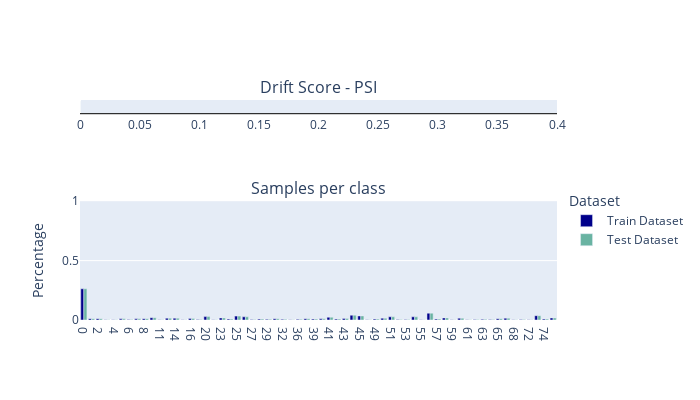
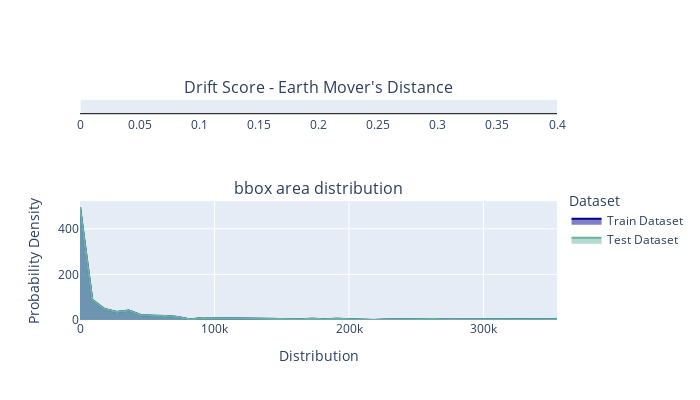
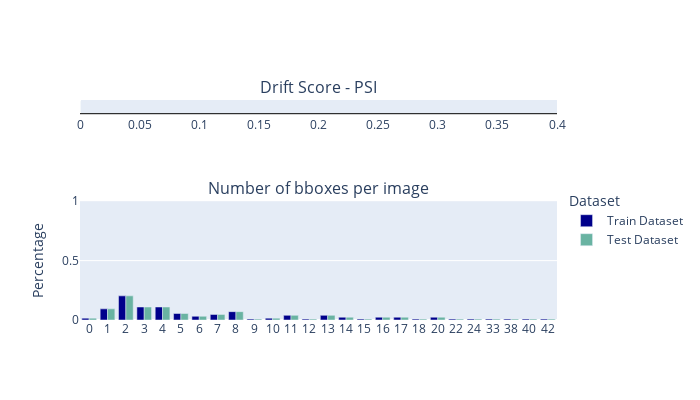

Source (notebook cell) for these figures, in order:
### Code cell
check = TrainTestLabelDrift()
check.run(train_ds, test_ds)

### Figure 1 — Plotly figure (JSON) as saved in the notebook; plotly's stock layout.template omitted (floating-point values rounded to 4 significant figures)
{"data": [{"base": 0, "marker": {"color": "#01B8AA"}, "offsetgroup": "0", "orientation": "h", "showlegend": false, "type": "bar", "x": [0], "xaxis": "x", "y": ["Drift Score"], "yaxis": "y"}, {"marker": {"color": "darkblue"}, "name": "Train Dataset", "type": "bar", "x": [0, 1, 2, 3, 4, 5, 6, 7, 8, 9, 11, 13, 14, 15, 16, 17, 20, 22, 23, 24, 25, 26, 27, 28, 29, 31, 32, 34, 36, 38, 39, 40, 41, 42, 43, 44, 45, 48, 49, 50, 51, 52, 53, 54, 55, 56, 57, 58, 59, 60, 61, 62, 63, 64, 65, 67, 68, 71, 72, 73, 74, 77], "xaxis": "x2", "y": [0.263, 0.01152, 0.01152, 0.001919, 0.001919, 0.009597, 0.003839, 0.009597, 0.01152, 0.01919, 0.001919, 0.01536, 0.01536, 0.001919, 0.01344, 0.003839, 0.02879, 0.001919, 0.01727, 0.007678, 0.03263, 0.02687, 0.003839, 0.007678, 0.005758, 0.01152, 0.005758, 0.001919, 0.005758, 0.01152, 0.007678, 0.009597, 0.02303, 0.007678, 0.01344, 0.04031, 0.03455, 0.001919, 0.007678, 0.01536, 0.02687, 0.003839, 0.003839, 0.02687, 0.001919, 0.05758, 0.007678, 0.01727, 0.001919, 0.01536, 0.001919, 0.003839, 0.005758, 0.003839, 0.01152, 0.01536, 0.001919, 0.003839, 0.001919, 0.03647, 0.007678, 0.01727], "yaxis": "y2"}, {"marker": {"color": "#69b3a2"}, "name": "Test Dataset", "type": "bar", "x": [0, 1, 2, 3, 4, 5, 6, 7, 8, 9, 11, 13, 14, 15, 16, 17, 20, 22, 23, 24, 25, 26, 27, 28, 29, 31, 32, 34, 36, 38, 39, 40, 41, 42, 43, 44, 45, 48, 49, 50, 51, 52, 53, 54, 55, 56, 57, 58, 59, 60, 61, 62, 63, 64, 65, 67, 68, 71, 72, 73, 74, 77], "xaxis": "x2", "y": [0.263, 0.01152, 0.01152, 0.001919, 0.001919, 0.009597, 0.003839, 0.009597, 0.01152, 0.01919, 0.001919, 0.01536, 0.01536, 0.001919, 0.01344, 0.003839, 0.02879, 0.001919, 0.01727, 0.007678, 0.03263, 0.02687, 0.003839, 0.007678, 0.005758, 0.01152, 0.005758, 0.001919, 0.005758, 0.01152, 0.007678, 0.009597, 0.02303, 0.007678, 0.01344, 0.04031, 0.03455, 0.001919, 0.007678, 0.01536, 0.02687, 0.003839, 0.003839, 0.02687, 0.001919, 0.05758, 0.007678, 0.01727, 0.001919, 0.01536, 0.001919, 0.003839, 0.005758, 0.003839, 0.01152, 0.01536, 0.001919, 0.003839, 0.001919, 0.03647, 0.007678, 0.01727], "yaxis": "y2"}], "layout": {"annotations": [{"font": {"size": 16}, "showarrow": false, "text": "Drift Score - PSI", "x": 0.5, "xanchor": "center", "xref": "paper", "y": 1, "yanchor": "bottom", "yref": "paper"}, {"font": {"size": 16}, "showarrow": false, "text": "Samples per class", "x": 0.5, "xanchor": "center", "xref": "paper", "y": 0.54, "yanchor": "bottom", "yref": "paper"}], "height": 400, "legend": {"title": {"text": "Dataset"}, "y": 0.6, "yanchor": "top"}, "width": 700, "xaxis": {"anchor": "y", "domain": [0, 1], "dtick": 0.05, "fixedrange": true, "gridcolor": "black", "linecolor": "black", "range": [0, 0.4], "showgrid": false}, "xaxis2": {"anchor": "y2", "domain": [0, 1], "type": "category"}, "yaxis": {"anchor": "x", "color": "black", "domain": [0.94, 1], "fixedrange": true, "showgrid": false, "showline": false, "showticklabels": false, "zeroline": false}, "yaxis2": {"anchor": "x2", "domain": [0, 0.54], "fixedrange": true, "range": [0, 1], "title": {"text": "Percentage"}}}}

### Figure 2 — Plotly figure (JSON) as saved in the notebook; plotly's stock layout.template omitted (floating-point values rounded to 4 significant figures)
{"data": [{"base": 0, "marker": {"color": "#01B8AA"}, "offsetgroup": "0", "orientation": "h", "showlegend": false, "type": "bar", "x": [0], "xaxis": "x", "y": ["Drift Score"], "yaxis": "y"}, {"fill": "tozeroy", "line": {"color": "darkblue"}, "name": "Train Dataset", "type": "scatter", "x": [3.493, 9096.0, 18190.0, 27280.0, 36370.0, 45470.0, 54560.0, 63650.0, 72750.0, 81840.0, 90930.0, 100000.0, 109100.0, 118200.0, 127300.0, 136400.0, 145500.0, 154600.0, 163700.0, 172800.0, 181900.0, 191000.0, 200000.0, 209100.0, 218200.0, 227300.0, 236400.0, 245500.0, 254600.0, 263700.0, 272800.0, 281900.0, 291000.0, 300100.0, 309200.0, 318300.0, 327300.0, 336400.0, 345500.0, 354600.0], "xaxis": "x2", "y": [495, 89, 48, 35, 42, 21, 19, 18, 13, 2, 9, 8, 6, 6, 6, 3, 3, 3, 3, 6, 3, 6, 4, 4, 0, 2, 3, 2, 2, 4, 2, 2, 1, 1, 1, 4, 2, 1, 2, 3, 4, 1, 1, 1, 0, 4, 1, 1, 1, 3, 0, 1, 1, 0, 1, 0, 1, 2, 0, 0, 0, 1, 0, 1, 0, 1, 1, 0, 1, 1, 0, 0, 3, 2, 2, 0, 0, 2, 2, 0, 0, 0, 0, 0, 1, 2, 0, 0, 0, 0, 0, 1, 0, 0, 0, 0, 0, 0, 0, 1], "yaxis": "y2"}, {"fill": "tozeroy", "line": {"color": "#69b3a2"}, "name": "Test Dataset", "type": "scatter", "x": [3.493, 9096.0, 18190.0, 27280.0, 36370.0, 45470.0, 54560.0, 63650.0, 72750.0, 81840.0, 90930.0, 100000.0, 109100.0, 118200.0, 127300.0, 136400.0, 145500.0, 154600.0, 163700.0, 172800.0, 181900.0, 191000.0, 200000.0, 209100.0, 218200.0, 227300.0, 236400.0, 245500.0, 254600.0, 263700.0, 272800.0, 281900.0, 291000.0, 300100.0, 309200.0, 318300.0, 327300.0, 336400.0, 345500.0, 354600.0], "xaxis": "x2", "y": [495, 89, 48, 35, 42, 21, 19, 18, 13, 2, 9, 8, 6, 6, 6, 3, 3, 3, 3, 6, 3, 6, 4, 4, 0, 2, 3, 2, 2, 4, 2, 2, 1, 1, 1, 4, 2, 1, 2, 3, 4, 1, 1, 1, 0, 4, 1, 1, 1, 3, 0, 1, 1, 0, 1, 0, 1, 2, 0, 0, 0, 1, 0, 1, 0, 1, 1, 0, 1, 1, 0, 0, 3, 2, 2, 0, 0, 2, 2, 0, 0, 0, 0, 0, 1, 2, 0, 0, 0, 0, 0, 1, 0, 0, 0, 0, 0, 0, 0, 1], "yaxis": "y2"}], "layout": {"annotations": [{"font": {"size": 16}, "showarrow": false, "text": "Drift Score - Earth Mover's Distance", "x": 0.5, "xanchor": "center", "xref": "paper", "y": 1, "yanchor": "bottom", "yref": "paper"}, {"font": {"size": 16}, "showarrow": false, "text": "bbox area distribution", "x": 0.5, "xanchor": "center", "xref": "paper", "y": 0.54, "yanchor": "bottom", "yref": "paper"}], "height": 400, "legend": {"title": {"text": "Dataset"}, "y": 0.6, "yanchor": "top"}, "width": 700, "xaxis": {"anchor": "y", "domain": [0, 1], "dtick": 0.05, "fixedrange": true, "gridcolor": "black", "linecolor": "black", "range": [0, 0.4], "showgrid": false}, "xaxis2": {"anchor": "y2", "domain": [0, 1], "fixedrange": true, "range": [3.493, 354600.0], "title": {"text": "Distribution"}}, "yaxis": {"anchor": "x", "color": "black", "domain": [0.94, 1], "fixedrange": true, "showgrid": false, "showline": false, "showticklabels": false, "zeroline": false}, "yaxis2": {"anchor": "x2", "domain": [0, 0.54], "title": {"text": "Probability Density"}}}}

### Figure 3 — Plotly figure (JSON) as saved in the notebook; plotly's stock layout.template omitted (floating-point values rounded to 4 significant figures)
{"data": [{"base": 0, "marker": {"color": "#01B8AA"}, "offsetgroup": "0", "orientation": "h", "showlegend": false, "type": "bar", "x": [0], "xaxis": "x", "y": ["Drift Score"], "yaxis": "y"}, {"marker": {"color": "darkblue"}, "name": "Train Dataset", "type": "bar", "x": [0, 1, 2, 3, 4, 5, 6, 7, 8, 9, 10, 11, 12, 13, 14, 15, 16, 17, 18, 20, 22, 24, 33, 38, 40, 42], "xaxis": "x2", "y": [0.01562, 0.09375, 0.2031, 0.1094, 0.1094, 0.05469, 0.03125, 0.04688, 0.07031, 0.007812, 0.01562, 0.03906, 0.007812, 0.03906, 0.02344, 0.007812, 0.02344, 0.02344, 0.007812, 0.02344, 0.007812, 0.007812, 0.007812, 0.007812, 0.007812, 0.007812], "yaxis": "y2"}, {"marker": {"color": "#69b3a2"}, "name": "Test Dataset", "type": "bar", "x": [0, 1, 2, 3, 4, 5, 6, 7, 8, 9, 10, 11, 12, 13, 14, 15, 16, 17, 18, 20, 22, 24, 33, 38, 40, 42], "xaxis": "x2", "y": [0.01562, 0.09375, 0.2031, 0.1094, 0.1094, 0.05469, 0.03125, 0.04688, 0.07031, 0.007812, 0.01562, 0.03906, 0.007812, 0.03906, 0.02344, 0.007812, 0.02344, 0.02344, 0.007812, 0.02344, 0.007812, 0.007812, 0.007812, 0.007812, 0.007812, 0.007812], "yaxis": "y2"}], "layout": {"annotations": [{"font": {"size": 16}, "showarrow": false, "text": "Drift Score - PSI", "x": 0.5, "xanchor": "center", "xref": "paper", "y": 1, "yanchor": "bottom", "yref": "paper"}, {"font": {"size": 16}, "showarrow": false, "text": "Number of bboxes per image", "x": 0.5, "xanchor": "center", "xref": "paper", "y": 0.54, "yanchor": "bottom", "yref": "paper"}], "height": 400, "legend": {"title": {"text": "Dataset"}, "y": 0.6, "yanchor": "top"}, "width": 700, "xaxis": {"anchor": "y", "domain": [0, 1], "dtick": 0.05, "fixedrange": true, "gridcolor": "black", "linecolor": "black", "range": [0, 0.4], "showgrid": false}, "xaxis2": {"anchor": "y2", "domain": [0, 1], "type": "category"}, "yaxis": {"anchor": "x", "color": "black", "domain": [0.94, 1], "fixedrange": true, "showgrid": false, "showline": false, "showticklabels": false, "zeroline": false}, "yaxis2": {"anchor": "x2", "domain": [0, 0.54], "fixedrange": true, "range": [0, 1], "title": {"text": "Percentage"}}}}
